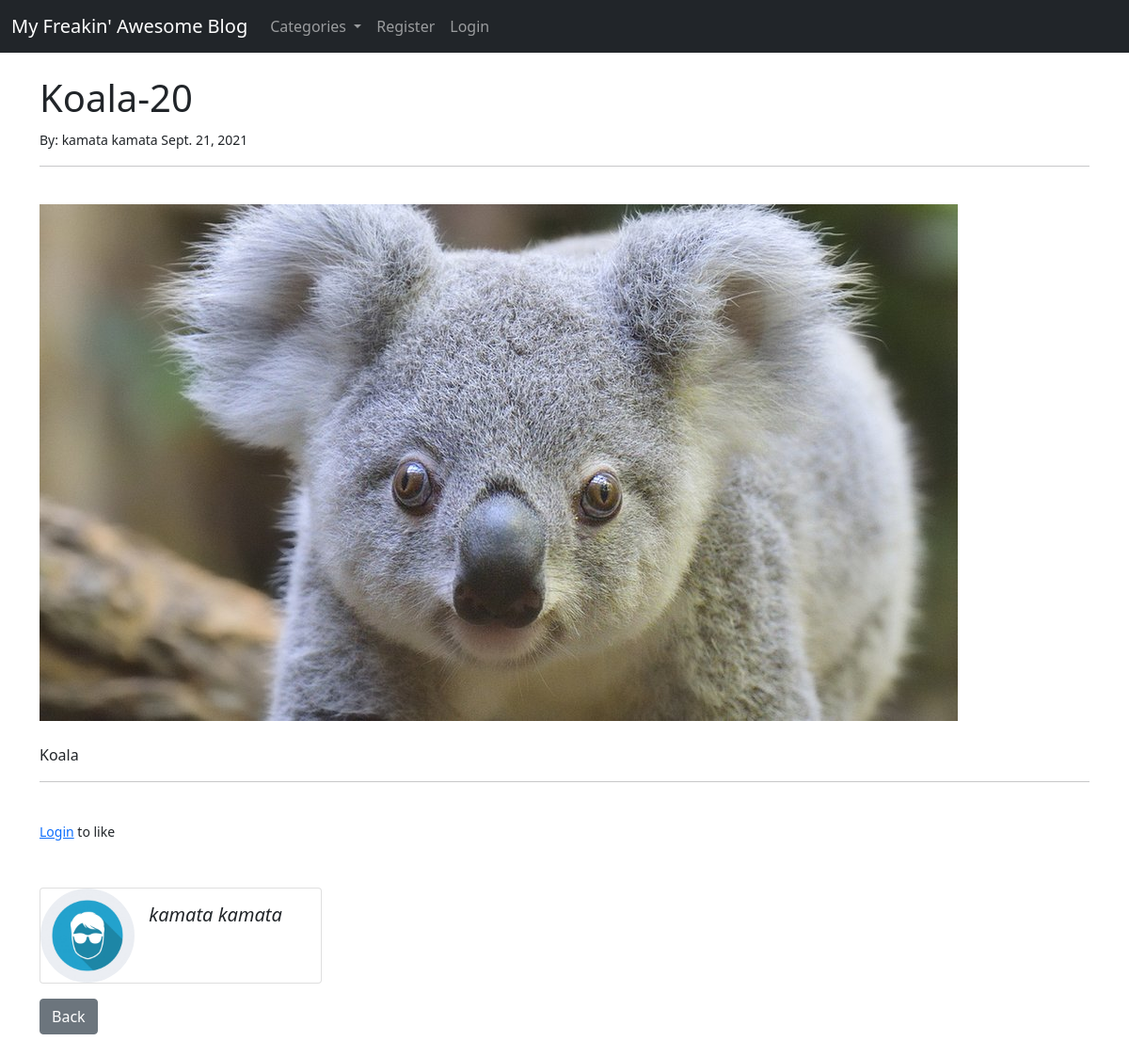
Page /article/66 on the committed database.
### theblog/models.py (models this page shows, shortened)
class Post(models.Model):
    title = models.CharField(max_length = 255)
    header_image = models.ImageField(null=True, blank=True, upload_to="images/")
    title_tag = models.CharField(max_length = 255)
    author = models.ForeignKey(User, on_delete=models.CASCADE)
    body = RichTextField(blank= True, null=True)
    post_date = models.DateField(auto_now_add=True)
    category = models.CharField(max_length = 255, default="coding")
    snippet = models.CharField(max_length = 255, default="Click The Link Above To Read The Blog Post...")
    likes = models.ManyToManyField(User, related_name='blog_posts')
    def total_likes(self):
        return self.likes.count()

### theblog/views.py (the view)
class ArticleDetailView(DetailView):
    model = Post
    template_name = 'article_details.html'
    def get_context_data(self, *args, **kwargs):
        cat_menu = Category.objects.all()
        context = super(ArticleDetailView, self).get_context_data(*args, **kwargs)
        stuff = get_object_or_404(Post, id=self.kwargs['pk'])
        total_likes = stuff.total_likes()
        liked = False
        if stuff.likes.filter(id=self.request.user.id).exists():
            liked = True
        context["cat_menu"] = cat_menu
        context["total_likes"] = total_likes
        context["liked"] = liked
        return context

### theblog/models.py (called while the page is built)
    def __str__(self):
        return self.name

### theblog/templates/article_details.html (shortened to what this page needs)
{% extends 'base.html' %}
{% load static %}
{%block content%}
    <h1>{{ post.title }}-{{post.author.id}}</h1>
    <small>By:
    {{post.author.first_name}}
    {{post.author.last_name}}
    {{post.post_date}}
    </small>
    <hr>
    <br/>
    {%if post.header_image%}
        <img src="{{post.header_image.url}}"><br/><br/>
    {%endif%}
    {{post.body|safe}}
        <hr/>
        <br/>
        <form action="{% url 'like_post' post.pk%}" method="POST">
            {% if user.is_authenticated %}
                {%if liked%}
                    <button type="submit", name="post_id", value="{{post.id}}", class="btn btn-danger btn-sm">Unlike</button>  {{total_likes}} Likes
                {%else%}
                    <button type="submit", name="post_id", value="{{post.id}}", class="btn btn-primary btn-sm">Like</button>  {{total_likes}} Likes
                {%endif%}
            {%else%}
                <small><a href="{%url 'login'%}">Login</a> to like</small>
            {%endif%}
        </form>
        <br/><br/>
        <div class="card mb-3" style="max-width: 300px;">
        <div class="row g-0">
        <div class="col-md-4">
        {%if post.author.profile.profile_pic%}
            <img src="{{post.author.profile.profile_pic.url}}" class= "rounded-circle" alt="Author's photo" width= "100", height="100">
        {%else%}
            <img src="{% static '/theblog/images/generic_guy.jpg' %}" class= "rounded-circle" alt="Author's photo" width= "100", height="100">
        {%endif%}
        </div>
        <div class="col-md-8">
        <div class="card-body">
            <h5 class="card-title"><i>{{post.author.first_name}} {{post.author.last_name}}</i></h5>
        </div>
        </div>
        </div>
        </div>
        <a href="{% url 'home'%}" class="btn btn-secondary">Back</a>
        <br/><br/>
{%endblock%}

### theblog/templates/base.html (shortened to what this page needs)
<!doctype html>
<html lang="en">
  <head>
    <link href="https://cdn.jsdelivr.net/npm/bootstrap@5.1.0/dist/css/bootstrap.min.css" rel="stylesheet">
    <link rel="stylesheet" href="https://cdnjs.cloudflare.com/ajax/libs/font-awesome/4.7.0/css/font-awesome.min.css">
  </head>
  <body>
    <nav class="navbar navbar-expand-lg navbar-dark bg-dark">
  <div class="container-fluid">
    <a class="navbar-brand" href="{%url 'home'%}">My Freakin' Awesome Blog</a>
    <div class="collapse navbar-collapse" id="navbarSupportedContent">
      <ul class="navbar-nav me-auto mb-2 mb-lg-0">
          {%if cat_menu%}
            <li class="nav-item dropdown">
            <a class="nav-link dropdown-toggle" href="#" id="navbarDropdown" role="button" data-bs-toggle="dropdown" aria-expanded="false">
              Categories
            </a>
          </li>
          {%else%}
          <li class="nav-item">
            <a class="nav-link" href="{%url 'category-list'%}">Categories</a>
        {%endif%}
        {% if user.is_authenticated %}
          <li class="nav-item">
            <a class="nav-link" href="{%url 'add_post'%}">Add Post</a>
          </li>
          <li class="nav-item">
            <a class="nav-link" href="{%url 'add_category'%}">Add Category</a>
          </li>
          <li class="nav-item">
            <a class="nav-link" href="{%url 'edit_profile'%}">Edit Profile</a>
          </li>
          <li class="nav-item">
            <a class="nav-link" href="{%url 'logout'%}">Logout</a>
          </li>
        {% else %}
          <li class="nav-item">
            <a class="nav-link" href="{%url 'register'%}">Register</a>
          </li>
          <li class="nav-item">
            <a class="nav-link" href="{%url 'login'%}">Login</a>
          </li>
        {% endif %}
      </ul>
    </div>
  </div>
</nav>
    <br/>
    <div class="container">
        {%block content%}
        {% endblock %}
    </div>
  </body>
</html>

### rows in the picture
Post: title "Koala", author.id "20", author.first_name "kamata", author.last_name "kamata", post_date "Sept. 21, 2021", header_image (picture), body "Koala"
